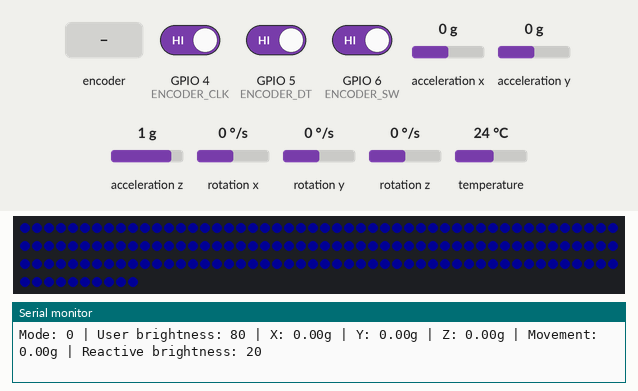
This sketch was run on a simulated ESP32-C3. On the bench: 160 RGB LEDs in strip order, left to right, continuing on the next row, the last lines printed to the serial monitor. Inputs (shaded band) come from the test bench; at power-on: GPIO 6 (ENCODER_SW) HIGH, acceleration x 0 g, acceleration y 0 g, acceleration z 1 g, GPIO 4 (ENCODER_CLK) HIGH, GPIO 5 (ENCODER_DT) HIGH, rotation x 0 °/s, rotation y 0 °/s, rotation z 0 °/s, temperature 24 °C. Dim RGB values are drawn brighter than linear.

Above: at 2.9 s.
3.0 s: GPIO 6 (ENCODER_SW) driven LOW
At 3.66 s:
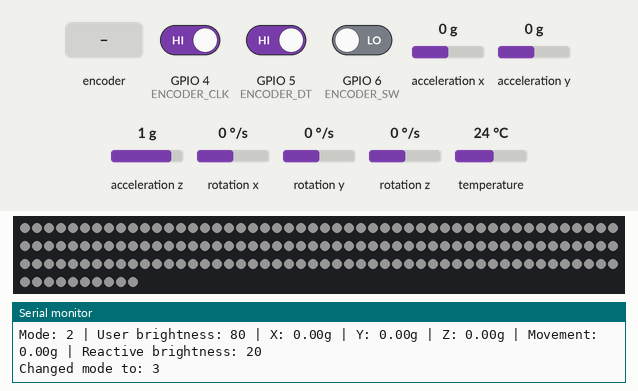
6.0 s: acceleration x set to -0.2 g
At 6.35 s:
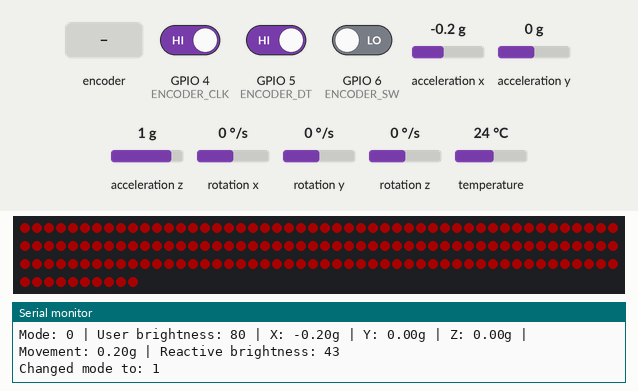
8.7 s: acceleration y set to 0.2 g
At 9.22 s:
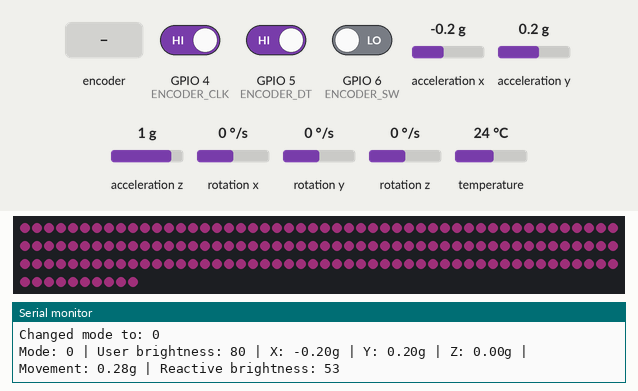
11.6 s: rotary encoder on GPIO 4 (ENCODER_CLK) / GPIO 5 (ENCODER_DT) turned 2 steps (second pin leading)
At 12.77 s:
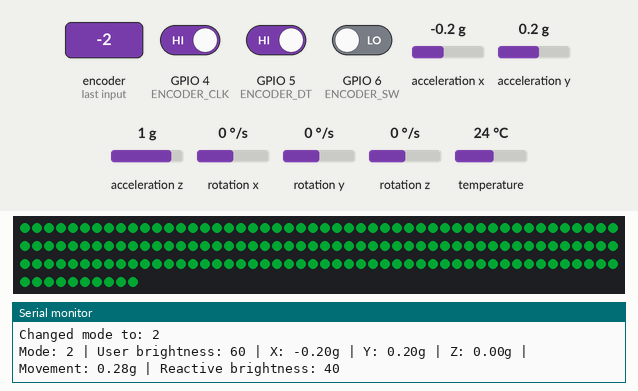
15.0 s: acceleration z set to -1.4 g
At 15.31 s:
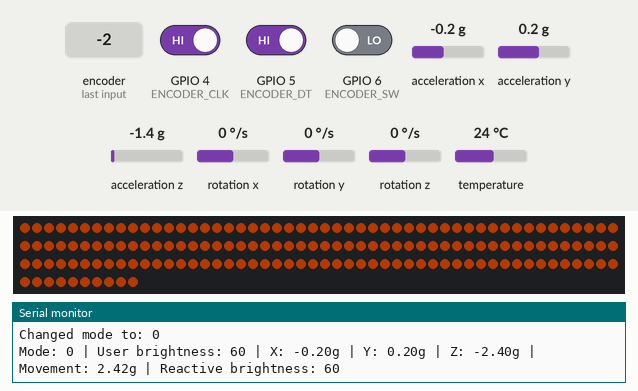
16.5 s: rotary encoder on GPIO 4 (ENCODER_CLK) / GPIO 5 (ENCODER_DT) turned 1 step (first pin leading)
At 16.84 s:
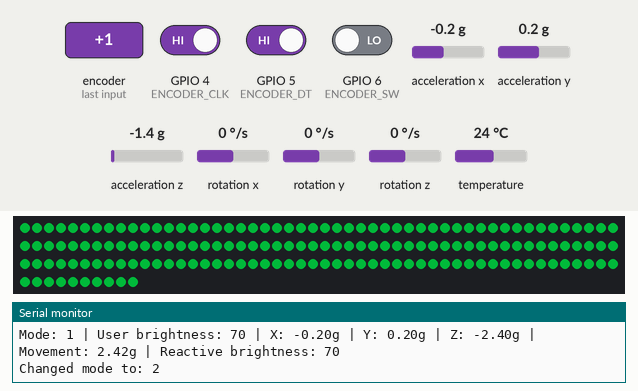
Timing chart, 0 to 19.2 s (numbered marks = the images above; inputs shaded):
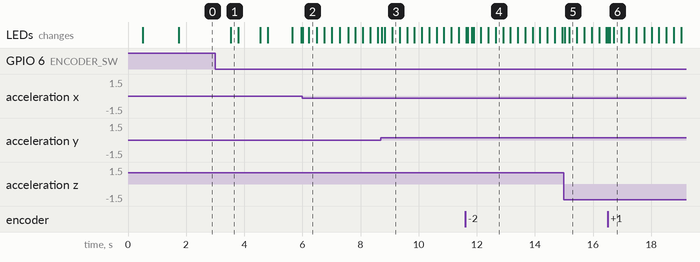

Measured:
- after the input at 3.0 s, the LEDs: change after 0.54 s (image 1)
- after the input at 6.0 s, the LEDs: first change at once (image 2 shows a later state)
- after the input at 8.7 s, the LEDs: first change at once (image 3 shows a later state)

The sketch:

MR2_Reactive_LEDs_Test_2.ino
```cpp
#include <Wire.h>
#include <Adafruit_NeoPixel.h>
#include <Adafruit_MPU6050.h>
#include <Adafruit_Sensor.h>

// --------------------------------------------------
// MR2 Reactive LEDs - Test 2
// KY-040 rotary encoder + MPU6050 accelerometer + WS2812B LEDs
//
// Purpose of this test:
// 1. Keep the Test 1 LED + encoder behaviour working.
// 2. Add MPU6050 accelerometer readings.
// 3. Use movement/acceleration to change LED colour and brightness.
// 4. Confirm the LED data still works through the SN74AHCT125N level shifter.
//
// This test uses ONE 1m LED strip.
// --------------------------------------------------


// ==================================================
// PIN ASSIGNMENTS
// ==================================================

// LED data pin.
// Wiring path:
// ESP32-C3 GPIO 2
// → SN74AHCT125N input
// → SN74AHCT125N output
// → 330 ohm resistor
// → WS2812B LED strip DIN
#define LED_PIN 2

// KY-040 rotary encoder pins.
#define ENCODER_CLK 4
#define ENCODER_DT  5
#define ENCODER_SW  6

// MPU6050 I2C pins.
// These are defined manually so the ESP32-C3 uses the pins we expect.
#define I2C_SDA 8
#define I2C_SCL 9


// ==================================================
// LED SETUP
// ==================================================

// LED strip is 1m long with 160 LEDs.
#define NUM_LEDS 160

Adafruit_NeoPixel strip(NUM_LEDS, LED_PIN, NEO_GRB + NEO_KHZ800);


// ==================================================
// MPU6050 SETUP
// ==================================================

Adafruit_MPU6050 mpu;

// These store the accelerometer reading when the system starts.
// uses them as a simple baseline so the LEDs react to movement
// rather than the sensor's resting position.
float baseX = 0.0;
float baseY = 0.0;
float baseZ = 0.0;


// ==================================================
// BRIGHTNESS AND MODE SETTINGS
// ==================================================

// User-adjustable brightness from the rotary encoder.
// This acts like the maximum brightness limit.
int userBrightness = 80;

const int minBrightness = 0;
const int maxBrightness = 220;

// Current mode.
// Encoder button changes this.
int mode = 0;
const int numberOfModes = 4;


// ==================================================
// ROTARY ENCODER VARIABLES
// ==================================================

int lastCLKState;
unsigned long lastButtonPress = 0;
const unsigned long debounceDelay = 250;


// ==================================================
// TIMING VARIABLES
// ==================================================

unsigned long lastSerialPrint = 0;
const unsigned long serialPrintInterval = 250;


// ==================================================
// HELPER: FADE BETWEEN TWO COLOURS
// ==================================================

// This blends between blue and orange.
// amount should be from 0.0 to 1.0.
// 0.0 = blue
// 1.0 = orange
uint32_t blueToOrange(float amount) {
  amount = constrain(amount, 0.0, 1.0);

  int blueR = 0;
  int blueG = 0;
  int blueB = 255;

  int orangeR = 255;
  int orangeG = 80;
  int orangeB = 0;

  int r = blueR + (orangeR - blueR) * amount;
  int g = blueG + (orangeG - blueG) * amount;
  int b = blueB + (orangeB - blueB) * amount;

  return strip.Color(r, g, b);
}


// ==================================================
// HELPER: SET ALL LEDS TO ONE COLOUR
// ==================================================

void setAllPixels(uint32_t colour, int brightness) {
  brightness = constrain(brightness, 0, 255);

  strip.setBrightness(brightness);

  for (int i = 0; i < NUM_LEDS; i++) {
    strip.setPixelColor(i, colour);
  }

  strip.show();
}


// ==================================================
// READ MPU6050 ACCELERATION
// ==================================================

void readAcceleration(float &xG, float &yG, float &zG, float &movementG) {
  sensors_event_t accel;
  sensors_event_t gyro;
  sensors_event_t temp;

  // Get latest sensor readings.
  mpu.getEvent(&accel, &gyro, &temp);

  // Subtract startup baseline and convert from m/s^2 to g.
  xG = (accel.acceleration.x - baseX) / 9.81;
  yG = (accel.acceleration.y - baseY) / 9.81;
  zG = (accel.acceleration.z - baseZ) / 9.81;

  // Overall movement amount.
  // This is useful for a simple bench test because it reacts to shaking,
  // tilting, and moving the sensor.
  movementG = sqrt((xG * xG) + (yG * yG) + (zG * zG));
}


// ==================================================
// UPDATE LEDS BASED ON MODE + ACCELERATION
// ==================================================

void updateLEDs() {
  float xG, yG, zG, movementG;
  readAcceleration(xG, yG, zG, movementG);

  // Convert movement into a 0.0 to 1.0 intensity value.
  // Around 0.00g = calm
  // Around 0.50g or more = strong movement
  float intensity = movementG / 0.50;
  intensity = constrain(intensity, 0.0, 1.0);

  // Reactive brightness.
  // At rest, brightness is around 25% of the user's brightness setting.
  // With movement, brightness increases up to the user's selected brightness.
  int reactiveBrightness = userBrightness * (0.25 + 0.75 * intensity);
  reactiveBrightness = constrain(reactiveBrightness, 0, userBrightness);

  switch (mode) {
    case 0:
      // Mode 0:
      // Blue to orange based on movement strength.
      // More movement = more orange and brighter.
      setAllPixels(blueToOrange(intensity), reactiveBrightness);
      break;

    case 1:
      // Mode 1:
      // Forward/back axis test using X axis.
      // Positive X = orange.
      // Negative X = red/purple.
      // Near zero = blue.
      if (xG > 0.08) {
        setAllPixels(strip.Color(255, 80, 0), reactiveBrightness);
      } else if (xG < -0.08) {
        setAllPixels(strip.Color(255, 0, 0), reactiveBrightness);
      } else {
        setAllPixels(strip.Color(0, 0, 255), reactiveBrightness);
      }
      break;

    case 2:
  // Mode 2:
  // Y-axis side-to-side test.
  //
  // This is mainly for checking the accelerometer's side/cornering axis.
  //
  // Y positive:
  //   green/turquoise
  //
  // Y negative:
  //   purple
  //
  // Y near zero:
  //   blue
  //
  // On the bench:
  //   tilt/move the MPU6050 left/right and the colour should change.
  //
  // In the car later:
  //   this kind of reading will be used for cornering effects.
  if (yG > 0.08) {
    setAllPixels(strip.Color(0, 255, 80), reactiveBrightness);
  } else if (yG < -0.08) {
    setAllPixels(strip.Color(120, 0, 255), reactiveBrightness);
  } else {
    setAllPixels(strip.Color(0, 0, 255), reactiveBrightness);
  }
  break;

    case 3:
      // Mode 3:
      // White brightness test.
      // Movement controls brightness only.
      setAllPixels(strip.Color(255, 255, 255), reactiveBrightness);
      break;
  }

  // Print readings occasionally so the Serial Monitor is readable.
  if (millis() - lastSerialPrint > serialPrintInterval) {
    Serial.print("Mode: ");
    Serial.print(mode);

    Serial.print(" | User brightness: ");
    Serial.print(userBrightness);

    Serial.print(" | X: ");
    Serial.print(xG, 2);

    Serial.print("g | Y: ");
    Serial.print(yG, 2);

    Serial.print("g | Z: ");
    Serial.print(zG, 2);

    Serial.print("g | Movement: ");
    Serial.print(movementG, 2);

    Serial.print("g | Reactive brightness: ");
    Serial.println(reactiveBrightness);

    lastSerialPrint = millis();
  }
}


// ==================================================
// READ ROTARY ENCODER ROTATION
// ==================================================

void readEncoderRotation() {
  int currentCLKState = digitalRead(ENCODER_CLK);

  if (currentCLKState != lastCLKState) {
    if (digitalRead(ENCODER_DT) != currentCLKState) {
      userBrightness += 5;
    } else {
      userBrightness -= 5;
    }

    userBrightness = constrain(userBrightness, minBrightness, maxBrightness);

    Serial.print("User brightness set to: ");
    Serial.println(userBrightness);
  }

  lastCLKState = currentCLKState;
}


// ==================================================
// READ ROTARY ENCODER BUTTON
// ==================================================

void readEncoderButton() {
  if (digitalRead(ENCODER_SW) == LOW) {
    unsigned long now = millis();

    if (now - lastButtonPress > debounceDelay) {
      mode++;

      if (mode >= numberOfModes) {
        mode = 0;
      }

      Serial.print("Changed mode to: ");
      Serial.println(mode);

      lastButtonPress = now;
    }
  }
}


// ==================================================
// CALIBRATE MPU6050 BASELINE
// ==================================================

void calibrateMPU6050() {
  Serial.println("Calibrating MPU6050 baseline...");
  Serial.println("Keep the sensor still.");

  const int samples = 100;

  float totalX = 0.0;
  float totalY = 0.0;
  float totalZ = 0.0;

  for (int i = 0; i < samples; i++) {
    sensors_event_t accel;
    sensors_event_t gyro;
    sensors_event_t temp;

    mpu.getEvent(&accel, &gyro, &temp);

    totalX += accel.acceleration.x;
    totalY += accel.acceleration.y;
    totalZ += accel.acceleration.z;

    delay(10);
  }

  baseX = totalX / samples;
  baseY = totalY / samples;
  baseZ = totalZ / samples;

  Serial.println("Calibration complete.");
  Serial.print("Base X: ");
  Serial.println(baseX);
  Serial.print("Base Y: ");
  Serial.println(baseY);
  Serial.print("Base Z: ");
  Serial.println(baseZ);
}


// ==================================================
// SETUP
// ==================================================

void setup() {
  Serial.begin(115200);
  delay(500);

  Serial.println("MR2 Reactive LEDs - Test 2");
  Serial.println("KY-040 + MPU6050 + WS2812B LED test");

  // Encoder setup.
  pinMode(ENCODER_CLK, INPUT_PULLUP);
  pinMode(ENCODER_DT, INPUT_PULLUP);
  pinMode(ENCODER_SW, INPUT_PULLUP);
  lastCLKState = digitalRead(ENCODER_CLK);

  // LED setup.
  strip.begin();
  strip.clear();
  strip.show();

  // I2C setup for ESP32-C3.
  Wire.begin(I2C_SDA, I2C_SCL);

  // MPU6050 setup.
  if (!mpu.begin()) {
    Serial.println("ERROR: MPU6050 not found.");
    Serial.println("Check VCC, GND, SDA, and SCL wiring.");

    // Flash red repeatedly if MPU6050 is not detected.
    while (1) {
      setAllPixels(strip.Color(255, 0, 0), 40);
      delay(300);
      setAllPixels(strip.Color(0, 0, 0), 0);
      delay(300);
    }
  }

  Serial.println("MPU6050 found.");

  // Set accelerometer range.
  // 4G is enough for this project and gives decent sensitivity.
  mpu.setAccelerometerRange(MPU6050_RANGE_4_G);

  // Set gyro range, even though this test mostly uses acceleration.
  mpu.setGyroRange(MPU6050_RANGE_500_DEG);

  // Set filter bandwidth to smooth readings slightly.
  mpu.setFilterBandwidth(MPU6050_BAND_21_HZ);

  calibrateMPU6050();

  Serial.println("Setup complete.");
}


// ==================================================
// MAIN LOOP
// ==================================================

void loop() {
  readEncoderRotation();
  readEncoderButton();
  updateLEDs();

  // Small delay keeps updates smooth and avoids spamming the sensor.
  delay(20);
}
```
